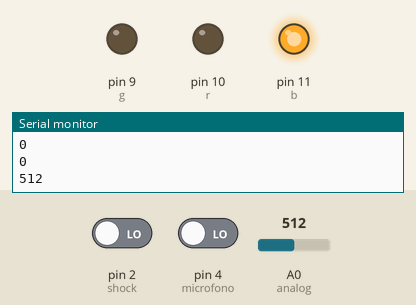
The sketch below on a simulated Arduino Uno, built with avr-gcc and run on an emulated ATmega328P. Parts: output pins drawn as LEDs (lit = HIGH), the last lines printed to the serial monitor. The test bench sets the inputs (shaded band); at power-on: A0 (analog) = 512, pin 2 (shock) LOW, pin 4 (microfono) LOW.

Above: at 1.8 s.
1.9 s: A0 (analog) set to 34
3.4 s: A0 (analog) set to 28
At 5.0 s:
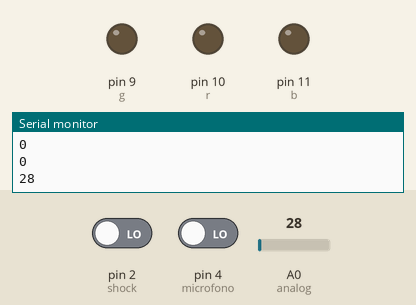
5.5 s: pin 2 (shock) driven HIGH
At 6.5 s:
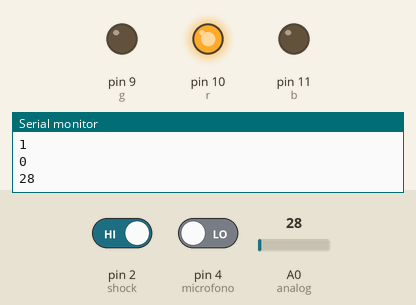
7.5 s: pin 2 (shock) driven LOW
At 9.2 s:
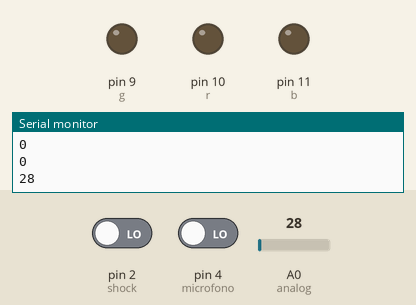
9.5 s: A0 (analog) set to 122
At 10.8 s:
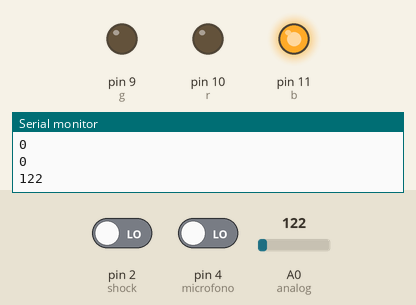
Timing chart, 0 to 12.5 s (numbered marks = the images above; inputs shaded):
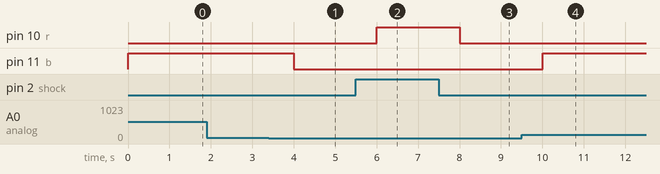

The sketch:

sensor_de_golpe.ino
```cpp
int shock =2;
int g=9;
int b=11;
int r=10;

int microfono=4;
int analog=A0;

void setup() {
  // put your setup code here, to run once:
pinMode(r,OUTPUT);
pinMode(g,OUTPUT);
pinMode(b,OUTPUT);
pinMode(shock,INPUT);
pinMode(microfono,INPUT);
Serial.begin(9600);

}

void loop() {
  // put your main code here, to run repeatedly:
  int valor =digitalRead(shock);
  int valor2 =digitalRead(microfono);
  int valor3=analogRead(analog);
  if (valor==HIGH){
    digitalWrite(r,1);
    digitalWrite(b,0);
    digitalWrite(g,0);
  } else{
     digitalWrite(r,0);
    digitalWrite(b,0);
    digitalWrite(g,0);
  }
 if (valor3 >30){
    digitalWrite(r,0);
    digitalWrite(b,1);
    digitalWrite(g,0);
 }else{
   digitalWrite(b,0);
 }
Serial.println(valor);
Serial.println(valor2);
Serial.println(valor3);
delay(1000);
}
```

Measured:
- the behaviour switches between 31 and 30 on A0 (analog) (found by bisection; images 0 and 1)
- after the input at 3.4 s, pin 11 (b): HIGH → LOW after 0.60 s
- after the input at 5.5 s, pin 10 (r): LOW → HIGH after 0.50 s
- after the input at 7.5 s, pin 10 (r): HIGH → LOW after 0.50 s
- after the input at 9.5 s, pin 11 (b): LOW → HIGH after 0.50 s
